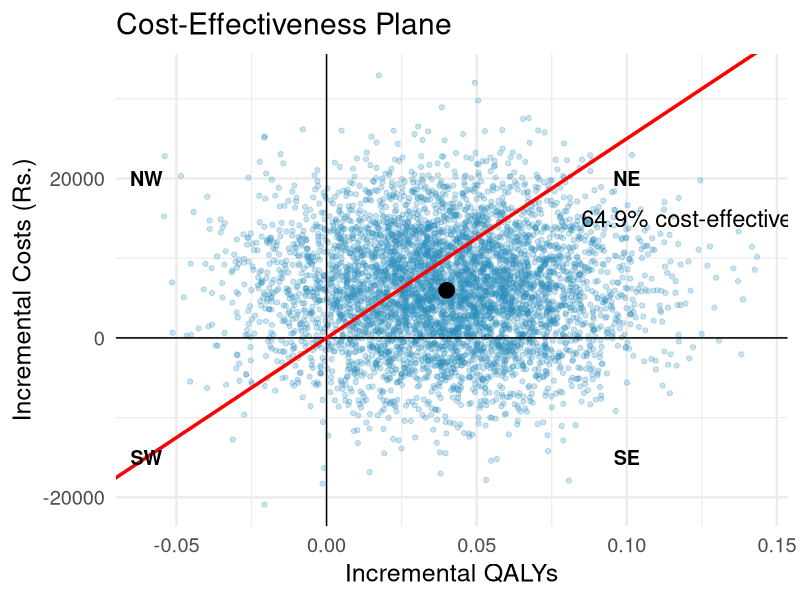
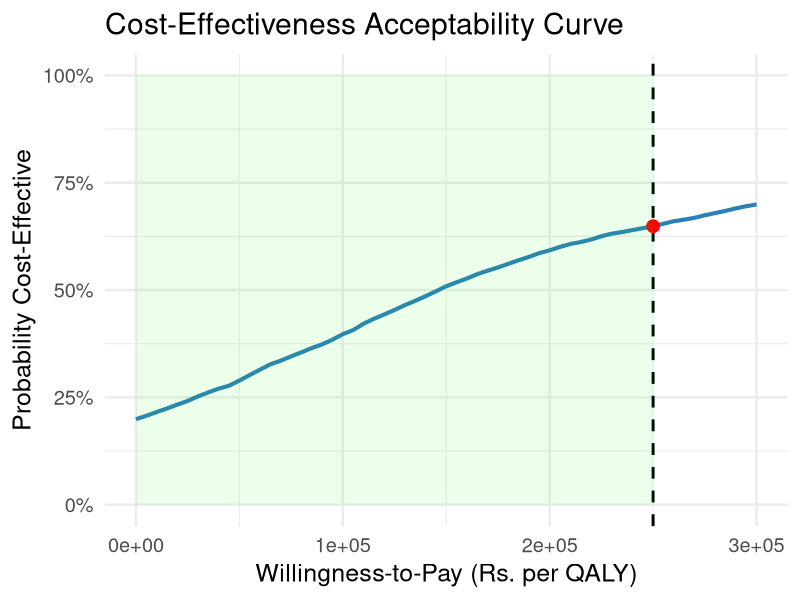
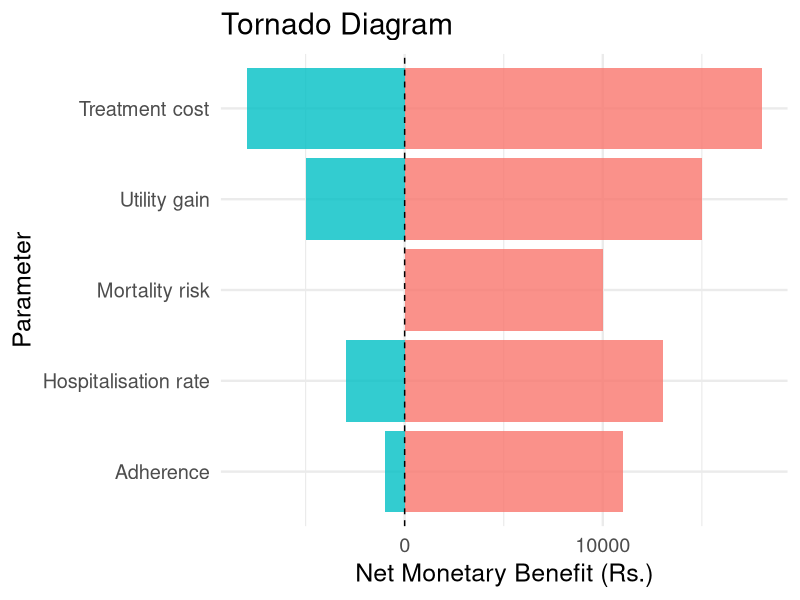
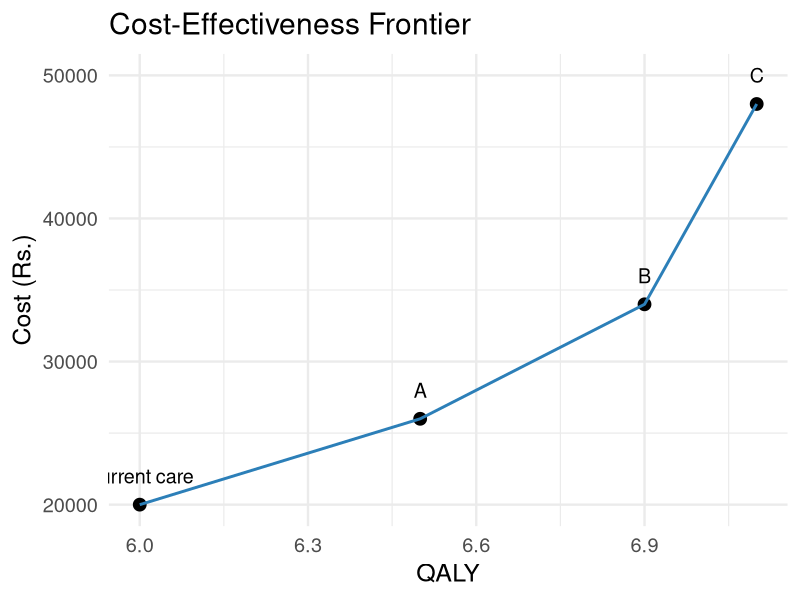
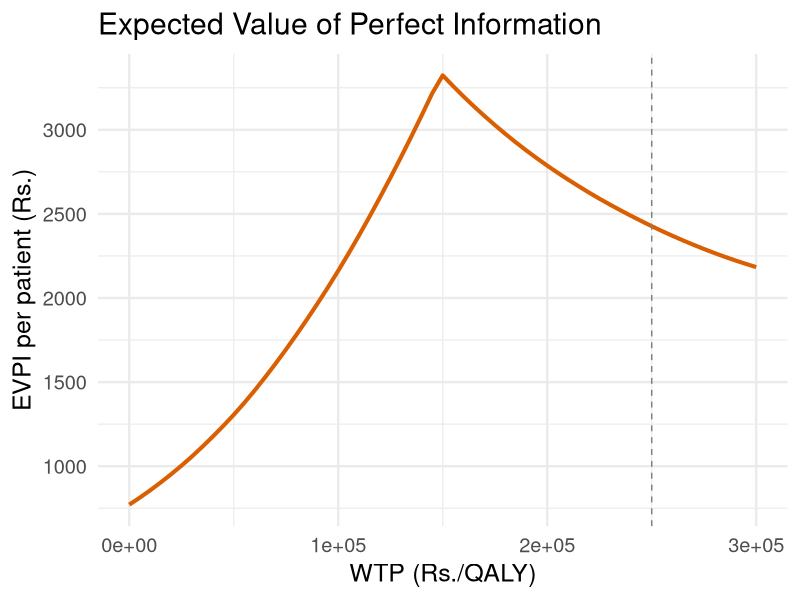
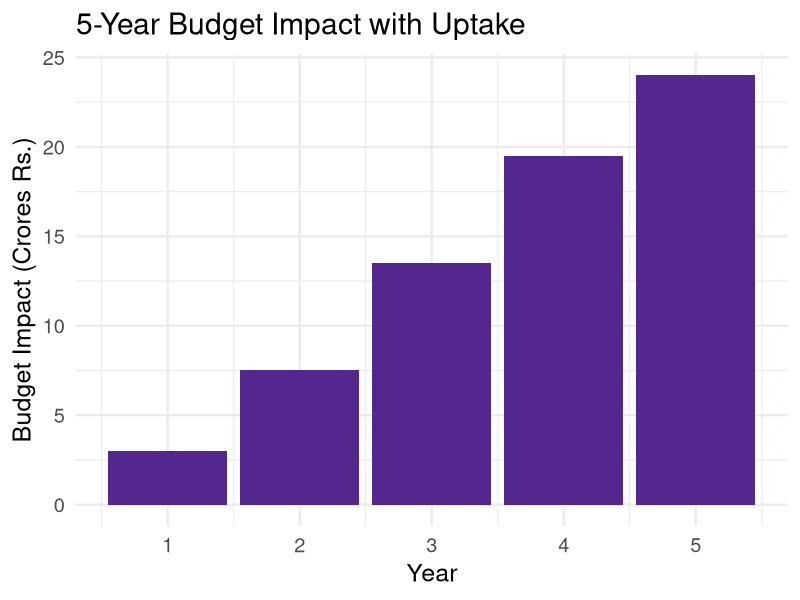

The R script that drew these images, in order:
## ---- chunk 1
library(tidyverse)
library(scales)
set.seed(123)
## ---- chunk 2
n <- 5000
delta_qaly <- rnorm(n, mean=0.04, sd=0.03)
delta_cost <- rnorm(n, mean=6000, sd=7000)
psa <- tibble(delta_cost, delta_qaly)
## ---- chunk 3
wtp <- 250000

mean_pt <- psa |> summarise(dc=mean(delta_cost), de=mean(delta_qaly))
ce_prob <- mean(wtp*psa$delta_qaly - psa$delta_cost > 0)

ggplot(psa, aes(delta_qaly, delta_cost))+
  geom_point(alpha=.25, colour="#2b8cbe", size=1.5)+
  geom_hline(yintercept=0, linewidth=.5)+
  geom_vline(xintercept=0, linewidth=.5)+
  geom_abline(intercept=0, slope=wtp, colour="red", linewidth=1.2)+
  geom_point(data=mean_pt, aes(de,dc), size=5, colour="black")+
  annotate("text", x=.12, y=15000,
           label=paste0(round(ce_prob*100,1),"% cost-effective"),
           size=6)+
  annotate("text", x=.10, y=20000, label="NE", size=5, fontface="bold")+
  annotate("text", x=-.06, y=20000, label="NW", size=5, fontface="bold")+
  annotate("text", x=.10, y=-15000, label="SE", size=5, fontface="bold")+
  annotate("text", x=-.06, y=-15000, label="SW", size=5, fontface="bold")+
  labs(x="Incremental QALYs",
       y="Incremental Costs (Rs.)",
       title="Cost-Effectiveness Plane")+
  theme_minimal(base_size=18)
## ---- chunk 4
wtp_seq <- seq(0,300000,5000)

ceac <- map_df(wtp_seq, function(l){
  tibble(
    wtp=l,
    prob=mean(l*psa$delta_qaly - psa$delta_cost > 0)
  )
})

ggplot(ceac, aes(wtp, prob))+
  geom_line(linewidth=1.4, colour="#2c7fb8")+
  geom_vline(xintercept=250000, linetype="dashed", linewidth=1)+
  geom_point(data=filter(ceac, wtp==250000), size=4, colour="red")+
  annotate("rect", xmin=0, xmax=250000, ymin=0, ymax=1,
           alpha=.08, fill="green")+
  scale_y_continuous(labels=scales::percent, limits=c(0,1))+
  labs(x="Willingness-to-Pay (Rs. per QALY)",
       y="Probability Cost-Effective",
       title="Cost-Effectiveness Acceptability Curve")+
  theme_minimal(base_size=18)
## ---- chunk 5
lambda <- 250000
base_nmb <- lambda*mean(psa$delta_qaly) - mean(psa$delta_cost)

params <- tibble(
  param=c("Treatment cost","Utility gain","Hospitalisation rate","Adherence","Mortality risk"),
  low=c(-12000,-9000,-7000,-5000,-4000),
  high=c(14000,11000,9000,7000,6000)
)

params <- params |>
  mutate(low_nmb = base_nmb + low,
         high_nmb = base_nmb + high)

params_long <- params |>
  pivot_longer(cols=c(low_nmb,high_nmb), names_to="type", values_to="nmb")

ggplot(params_long, aes(nmb, reorder(param, nmb), fill=type))+
  geom_col(position="identity", alpha=.8)+
  geom_vline(xintercept=0, linetype="dashed")+
  labs(x="Net Monetary Benefit (Rs.)",
       y="Parameter",
       title="Tornado Diagram")+
  theme_minimal(base_size=18)+
  theme(legend.position="none")
## ---- chunk 6
interv <- tibble(
  name=c("Current care","A","B","C"),
  cost=c(20000,26000,34000,48000),
  qaly=c(6.0,6.5,6.9,7.1)
)

ggplot(interv, aes(qaly, cost, label=name))+
  geom_point(size=4)+
  geom_line(linewidth=1, colour="#2c7fb8")+
  geom_text(nudge_y=2000, size=5)+
  labs(x="QALY",
       y="Cost (Rs.)",
       title="Cost-Effectiveness Frontier")+
  theme_minimal(base_size=18)
## ---- chunk 7
lambda_seq <- seq(0,300000,5000)

evpi <- map_df(lambda_seq, function(l){
  nmb <- l*psa$delta_qaly - psa$delta_cost
  evpi_val <- mean(pmax(nmb,0)) - max(mean(nmb),0)
  tibble(wtp=l, evpi=evpi_val)
})

ggplot(evpi, aes(wtp,evpi))+
  geom_line(linewidth=1.4, colour="#d95f02")+
  geom_vline(xintercept=250000, linetype="dashed", colour="grey50")+
  labs(x="WTP (Rs./QALY)",
       y="EVPI per patient (Rs.)",
       title="Expected Value of Perfect Information")+
  theme_minimal(base_size=18)
## ---- chunk 8
utility <- rnorm(n, 0.04, 0.03)
cost_sim <- psa$delta_cost
lambda_evppi <- 250000

nmb <- lambda_evppi * utility - cost_sim

evppi <- mean(tapply(nmb, cut(utility, 10), function(x) max(mean(x), 0))) -
         max(mean(nmb), 0)

tibble(Parameter = "Utility gain", `EVPPI (Rs.)` = round(evppi, 0)) |>
  knitr::kable()
## ---- chunk 9
years <- 1:5
uptake <- c(.1,.25,.45,.65,.8)
eligible <- 200000
cost_patient <- 1500

budget <- tibble(
  year=years,
  treated=eligible*uptake,
  annual_cost=treated*cost_patient
)

ggplot(budget,aes(year,annual_cost/1e7))+
  geom_col(fill="#54278f")+
  labs(x="Year",
       y="Budget Impact (Crores Rs.)",
       title="5-Year Budget Impact with Uptake")+
  theme_minimal(base_size=18)
